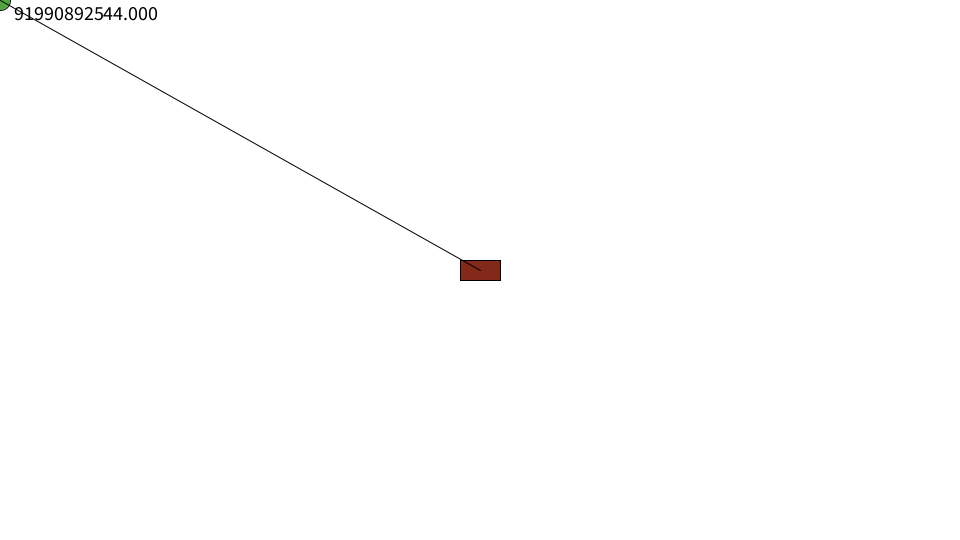
Frame 1 (no input)
Frame 60 (the mouse pressed at the canvas centre just before this capture): identical to frame 1, image omitted
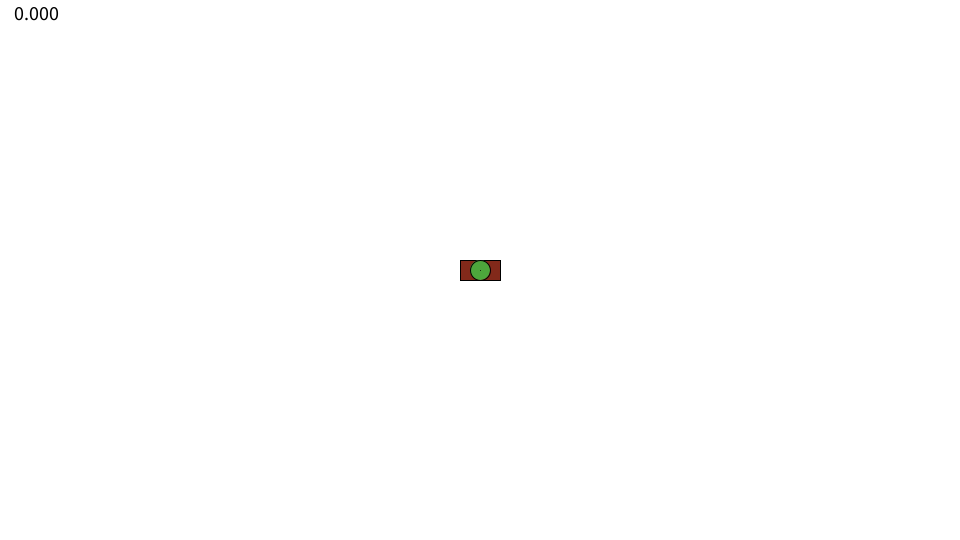
Frame 120 (the mouse held since frame 60 and released just before this capture)

The Processing sketch that drew these frames (run headless with seeded random() and noise(); from frame 60 on, the mouse is pressed at the canvas centre):

// Processing sketch: Ejercicio_17
// ── Ejercicio_17.pde
PVector posicionLink, posicionCofre;
float distanciaLinkCofre;

void setup(){
  //fullScreen();
  size(960, 540);
  posicionCofre = new PVector(width/2, height/2);
}

void draw(){
  background(255);
  posicionLink = new PVector(mouseX, mouseY);
  dibujarCofre();
  dibujarLink();
  calcularDistanciaLinkCofre();
}

void dibujarLink(){
  fill(77, 166, 60);
  ellipse(posicionLink.x, posicionLink.y, 20, 20);
  //println(posicionLink);
}

void dibujarCofre(){
  fill(130, 41, 26);
  rectMode(CENTER);
  rect(posicionCofre.x, posicionCofre.y, 40, 20);
  //println(posicionCofre);
}

void calcularDistanciaLinkCofre(){
  distanciaLinkCofre = pow(pow((posicionCofre.x - posicionLink.x), 2) + pow((posicionCofre.y - posicionLink.y), 2), 2);
  println("Distancia entre Link y el Cofre: " + distanciaLinkCofre);
  line(posicionLink.x, posicionLink.y, posicionCofre.x, posicionCofre.y);
  textSize(20);
  fill(0);
  text(distanciaLinkCofre, 10, 20);
}
